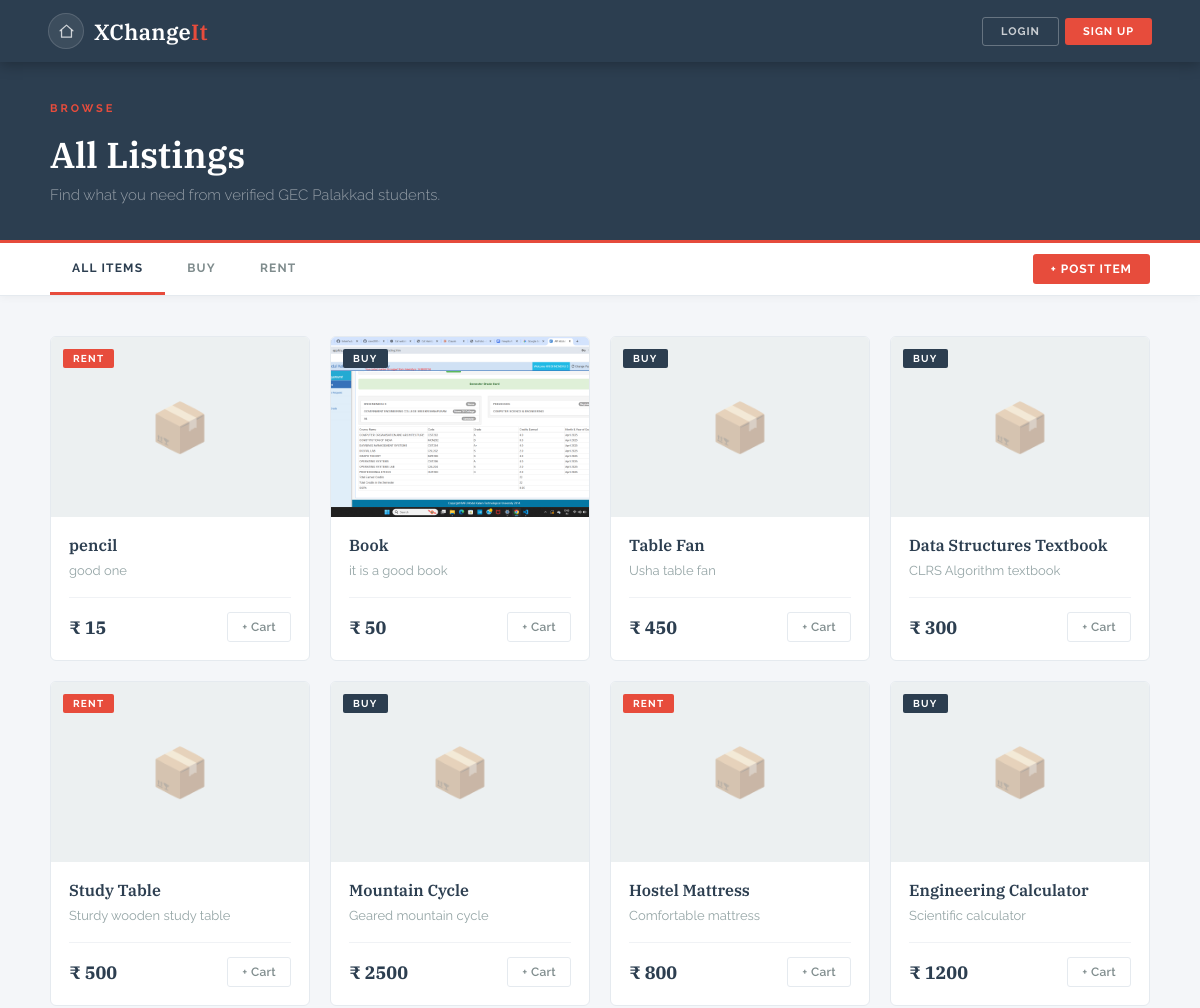
Before: /explore (upper part) with the older database file.
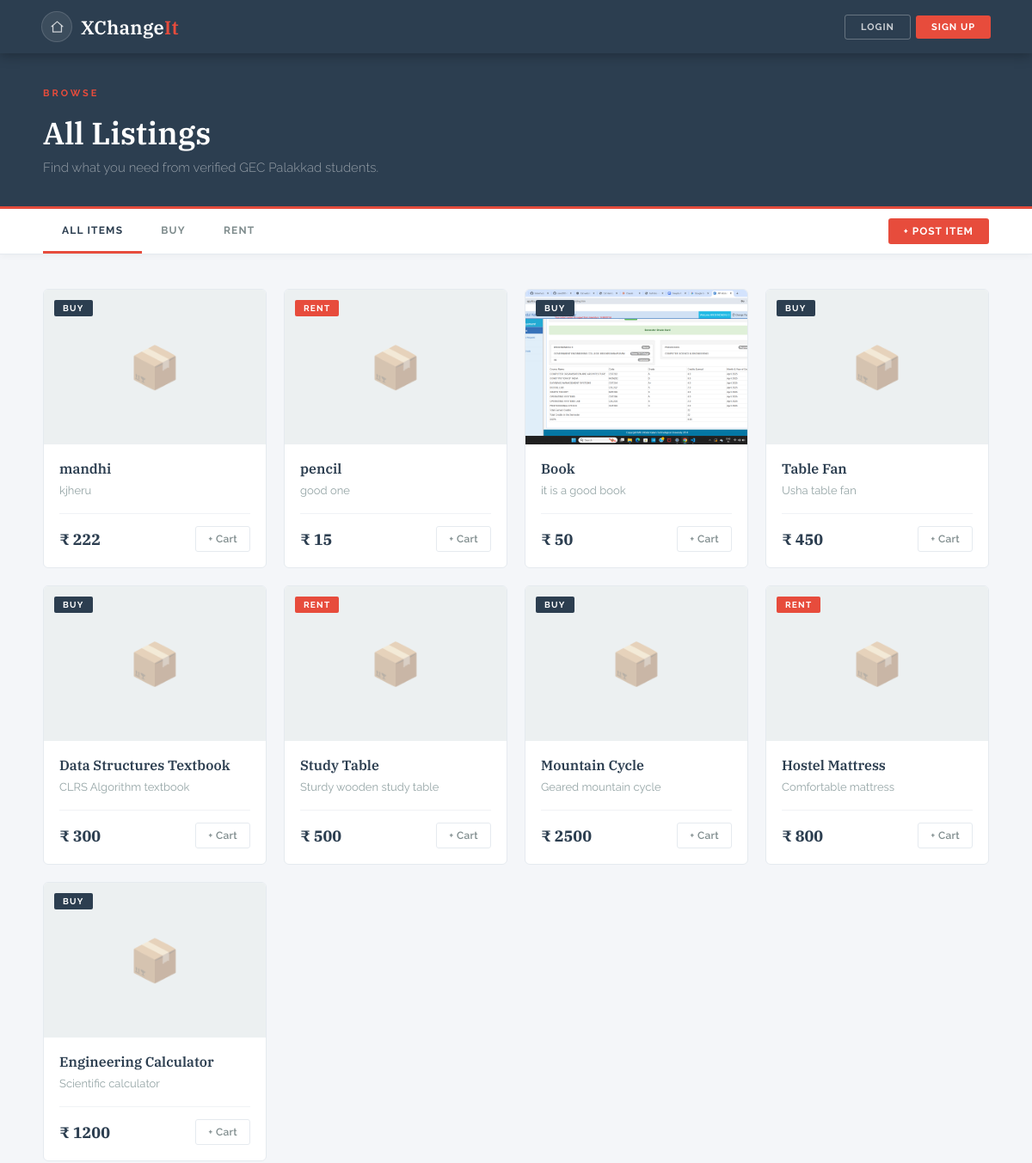
After: the same page with the newer database file.
### tables this page shows
CREATE TABLE products (
            id           INTEGER PRIMARY KEY AUTOINCREMENT,
            name         TEXT    NOT NULL,
            price        INTEGER NOT NULL,
            short_desc   TEXT,
            detailed_desc TEXT,
            category     TEXT,
            image1       TEXT,
            image2       TEXT,
            image3       TEXT,
            image4       TEXT,
            image5       TEXT,
            seller       TEXT
        );

### app.py (the view)
@app.route("/explore")
def explore():
    category = request.args.get("category", "all")
    conn = sqlite3.connect(DATABASE)
    c = conn.cursor()
    if category == "buy":
        c.execute("SELECT * FROM products WHERE category='buy' ORDER BY id DESC")
    elif category == "rent":
        c.execute("SELECT * FROM products WHERE category='rent' ORDER BY id DESC")
    else:
        c.execute("SELECT * FROM products ORDER BY id DESC")
    products = c.fetchall()
    conn.close()
    pending = get_pending_count(session.get("user"))
    return render_template("explore.html", products=products, category=category, pending_count=pending)

### app.py (called while the page is built, shortened)
def get_pending_count(username):
    if not username:
        return 0

### templates/explore.html (shortened to what this page needs)
<!DOCTYPE html>
<html lang="en">
<head>
  <link rel="stylesheet" href="{{ url_for('static', filename='slate.css') }}">
  <link rel="stylesheet" href="{{ url_for('static', filename='explore.css') }}">
</head>
<body>
<nav class="navbar">
  <div style="display:flex; align-items:center; gap:10px;">
    <a href="{{ url_for('home') }}" class="nav-icon-btn" data-tooltip="Home">
      <svg viewBox="0 0 24 24" width="18" height="18" fill="none" stroke="currentColor" stroke-width="2">
        <path d="M3 11L12 3l9 8"></path>
        <path d="M5 10v10h14V10"></path>
      </svg>
    </a>
    <a href="{{ url_for('home') }}" class="logo">XChange<span>It</span></a>
  </div>
  <div class="nav-right">
    {% if session.get('user') %}
      <a href="{{ url_for('cart') }}" class="nav-icon-btn" data-tooltip="Cart">
        <svg viewBox="0 0 24 24"><path d="M6 2L3 6v14a2 2 0 002 2h14a2 2 0 002-2V6l-3-4z"/><line x1="3" y1="6" x2="21" y2="6"/><path d="M16 10a4 4 0 01-8 0"/></svg>
      </a>
      <a href="{{ url_for('my_listings_chat') }}" class="nav-icon-btn" data-tooltip="Chats">
        <svg viewBox="0 0 24 24"><path d="M21 15a2 2 0 01-2 2H7l-4 4V5a2 2 0 012-2h14a2 2 0 012 2z"/></svg>
        {% if pending_count and pending_count > 0 %}
          <span class="nav-badge">{{ pending_count }}</span>
        {% endif %}
      </a>
      <div class="notif-wrap" id="notifWrap">
        <button class="nav-icon-btn notif-bell-btn" id="notifBell" data-tooltip="Notifications" onclick="toggleNotifPanel(event)" aria-label="Notifications">
          <svg viewBox="0 0 24 24" fill="none" stroke="currentColor" stroke-width="2" stroke-linecap="round" stroke-linejoin="round" width="18" height="18">
            <path d="M18 8A6 6 0 006 8c0 7-3 9-3 9h18s-3-2-3-9"/>
            <path d="M13.73 21a2 2 0 01-3.46 0"/>
          </svg>
          <span class="nav-badge notif-badge" id="notifBadge" style="display:none;"></span>
        </button>
        <div class="notif-panel" id="notifPanel" style="display:none;">
          <div class="notif-panel-header">
            <span>Notifications</span>
            <button class="notif-close-btn" onclick="closeNotifPanel()">&#x2715;</button>
          </div>
          <div class="notif-list" id="notifList">
            <div class="notif-loading">Loading&#8230;</div>
          </div>
        </div>
      </div>
      <a href="{{ url_for('profile') }}" class="nav-icon-btn nav-profile-btn" data-tooltip="{{ session.get('user') }}">
        {{ session.get('user')[0]|upper }}
      </a>
    {% else %}
      <a href="{{ url_for('login') }}" class="btn-nav-ghost">Login</a>
      <a href="{{ url_for('signup') }}" class="btn-nav-fill">Sign Up</a>
    {% endif %}
  </div>
</nav>
<div class="page-header">
  <div class="page-header-inner">
    <span class="overline">Browse</span>
    <h1>All Listings</h1>
    <p>Find what you need from verified GEC Palakkad students.</p>
  </div>
</div>
<div class="filter-bar">
  <div class="filter-inner">
    <div class="filter-tabs">
      <a href="{{ url_for('explore') }}"
         class="filter-tab {% if category=='all' %}active{% endif %}">All Items</a>
      <a href="{{ url_for('explore', category='buy') }}"
         class="filter-tab {% if category=='buy' %}active{% endif %}">Buy</a>
      <a href="{{ url_for('explore', category='rent') }}"
         class="filter-tab {% if category=='rent' %}active{% endif %}">Rent</a>
    </div>
    <a href="{{ url_for('sell') }}" class="btn-nav-fill" style="font-size:12px; padding:8px 18px; border-radius:3px;">+ Post Item</a>
  </div>
</div>
<div class="products-section">
  <div class="products-inner">
    {% if products %}
    <div class="products-grid">
      {% for product in products %}
      <div class="product-card"
           onclick="window.location.href=this.dataset.href" data-href="{{ url_for('product_detail', product_id=product[0]) }}">
        <div class="product-img">
          {% if product[6] %}
            <img src="{{ url_for('static', filename='uploads/' + product[6]) }}" alt="{{ product[1] }}">
          {% else %}
            <div class="product-img-placeholder">
              <span>📦</span>
            </div>
          {% endif %}
          <div class="product-badge {% if product[5]=='rent' %}badge-rent{% else %}badge-buy{% endif %}">
            {{ product[5]|upper if product[5] else 'BUY' }}
          </div>
        </div>
        <div class="product-body">
          <h3>{{ product[1] }}</h3>
          <p class="product-desc">{{ product[3] }}</p>
          <div class="product-footer">
            <span class="product-price">₹ {{ product[2] }}</span>
            <a href="{{ url_for('add_to_cart', product_id=product[0]) }}"
               class="wishlist-btn"
               onclick="event.stopPropagation()">+ Cart</a>
          </div>
        </div>
      </div>
      {% endfor %}
    </div>
    {% endif %}
  </div>
</div>
</body>
</html>

### static/slate.css (style rules this page uses)
*, *::before, *::after { box-sizing: border-box; margin: 0; padding: 0; }
html { scroll-behavior: smooth; }
body { font-family: 'Raleway', sans-serif; background: #f4f6f9; color: #2c3e50; min-height: 100vh; }
a { text-decoration: none; color: inherit; }
.navbar { background: #2c3e50; padding: 0 48px; display: flex; align-items: center; justify-content: space-between; height: 62px; position: sticky; top: 0; z-index: 1000; box-shadow: 0 2px 14px rgba(0,0,0,0.3); }
.logo { font-family: 'IBM Plex Serif', serif; font-size: 22px; color: #fff; font-weight: 600; letter-spacing: 0.3px; }
.logo span { color: #e74c3c; }
.nav-right { display: flex; gap: 10px; align-items: center; }
.btn-nav-ghost { padding: 7px 18px; background: transparent; border: 1px solid rgba(255,255,255,0.28); color: rgba(255,255,255,0.75); border-radius: 3px; font-size: 11px; font-weight: 700; letter-spacing: 1px; text-transform: uppercase; cursor: pointer; font-family: 'Raleway', sans-serif; transition: all 0.2s; }
.btn-nav-fill { padding: 7px 18px; background: #e74c3c; border: none; color: #fff; border-radius: 3px; font-size: 11px; font-weight: 700; letter-spacing: 1px; text-transform: uppercase; cursor: pointer; font-family: 'Raleway', sans-serif; transition: opacity 0.2s; }
.overline { font-size: 11px; letter-spacing: 3px; text-transform: uppercase; color: #e74c3c; font-weight: 700; margin-bottom: 16px; display: block; }
.nav-right { display: flex; gap: 6px; align-items: center; }
.nav-icon-btn { position: relative; width: 36px; height: 36px; border-radius: 50%; background: rgba(255,255,255,0.08); border: 1px solid rgba(255,255,255,0.14); display: flex; align-items: center; justify-content: center; color: rgba(255,255,255,0.75); font-size: 16px; cursor: pointer; transition: background 0.2s, border-color 0.2s, color 0.2s; text-decoration: none; flex-shrink: 0; }
.nav-icon-btn svg { width: 17px; height: 17px; stroke: currentColor; fill: none; stroke-width: 1.8; stroke-linecap: round; stroke-linejoin: round; flex-shrink: 0; }
.nav-icon-btn::after { content: attr(data-tooltip); position: absolute; bottom: -32px; left: 50%; transform: translateX(-50%); background: #1a252f; color: rgba(255,255,255,0.8); font-size: 10px; font-weight: 600; letter-spacing: 0.5px; padding: 4px 8px; border-radius: 3px; white-space: nowrap; pointer-events: none; opacity: 0; transition: opacity 0.2s; font-family: 'Raleway', sans-serif; z-index: 9999; }

Changed rows visible on the page:
added products: category "BUY", name "mandhi", short_desc "kjheru", price "222"
